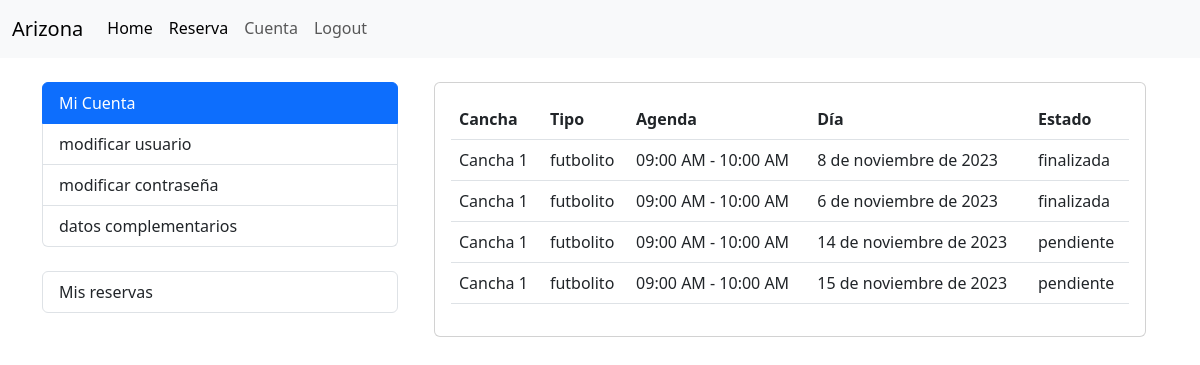
Page /cliente/reservas_user/ (signed in) on the earlier database version.
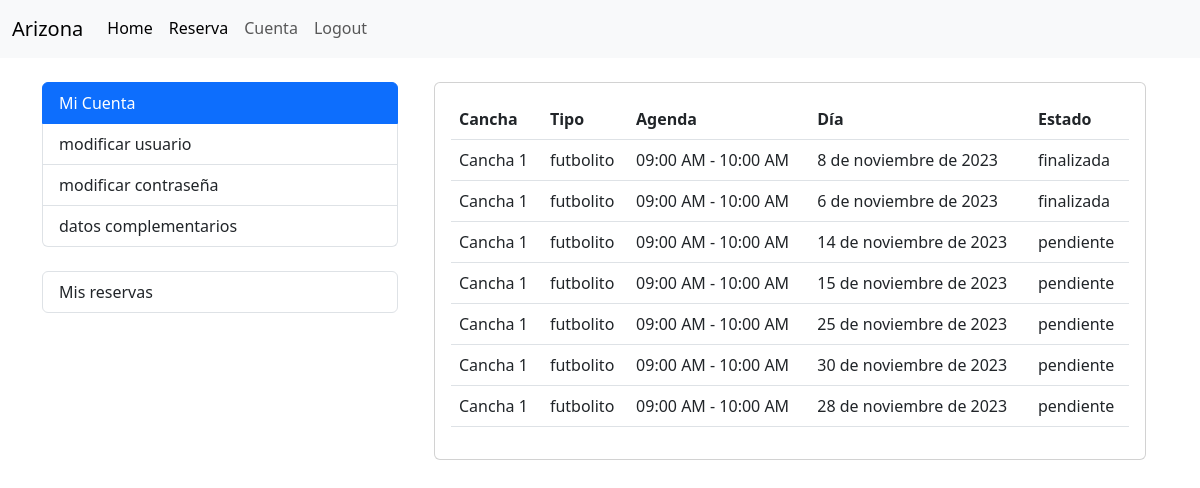
Same page on the later database version.
### cliente/models.py (models this page shows, shortened)
class Reserva(models.Model):
    cliente = models.ForeignKey(Cliente, on_delete=models.CASCADE)
    agenda = models.ForeignKey(Agenda, on_delete=models.CASCADE)
    dia = models.DateField()
    ESTADO_CHOICES = [
        ('disponible', 'Disponible'),
        ('pendiente', 'Pendiente'),
        ('finalizada', 'Finalizada'),
    ]
    estado = models.CharField(max_length=20, choices=ESTADO_CHOICES, default='disponible')
    class Meta:
        unique_together = ('agenda', 'cliente', 'dia')

### servicio/models.py (models this page shows, shortened)
class Agenda(models.Model):
    cancha = models.ForeignKey(Cancha, on_delete=models.CASCADE)
    horario = models.ForeignKey(Horario, on_delete=models.CASCADE)
    disponible = models.BooleanField(default=True)
    class Meta:
        verbose_name = _('Agenda')
        verbose_name_plural = _('Agendas')
        unique_together = ('cancha', 'horario')

class Cancha(models.Model):
    NUMERACION_CHOICES = [
        ('1', 'Cancha 1'),
        ('2', 'Cancha 2'),
        ('3', 'Cancha 3'),
        ('4', 'Cancha 4'),
        ('5', 'Cancha 5'),
        ('6', 'Cancha 6'),
        ('7', 'Cancha 7'),
        ('8', 'Cancha 8'),
    ]
    numeracion = models.CharField(max_length=10, choices=NUMERACION_CHOICES)
    tipo = models.ForeignKey(TipoCancha, on_delete=models.CASCADE, related_name='canchas')
    def __str__(self):
        return f'Cancha {self.numeracion}'
    class Meta:
        verbose_name = _('Cancha')
        verbose_name_plural = _('Canchas')

class TipoCancha(models.Model):
    nombre = models.CharField(max_length=50)
    precio = models.DecimalField(max_digits=8, decimal_places=0)
    descripcion = models.TextField()
    def __str__(self):
        return self.nombre
    class Meta:
        verbose_name = _('Tipo de Cancha')
        verbose_name_plural = _('Tipos de Canchas')

class Horario(models.Model):
    AM = 'AM'
    PM = 'PM'
    MERIDIEM_CHOICES = [
        (AM, 'AM'),
        (PM, 'PM'),
    ]
    hora_inicio = models.TimeField()
    hora_fin = models.TimeField()
    meridiem = models.CharField(max_length=2, choices=MERIDIEM_CHOICES, default=PM)
    def __str__(self):
        return f'{self.hora_inicio.strftime("%I:%M %p")} - {self.hora_fin.strftime("%I:%M %p")}'

### cliente/views.py (the view)
# urls.py: path('reservas_user/', views.listar_reservas_usuario, name='listar_reservas_usuario'),
def listar_reservas_usuario(request):
    try:
        cliente = request.user.cliente
    except Cliente.DoesNotExist:
        messages.warning(request, 'Necesitas crear un Cliente para acceder a esta página')
        return redirect(reverse('cliente:cliente_create'))
    reservas = Reserva.objects.filter(cliente=cliente)
    return render(request, 'reserva/reservas_usuario.html', {'reservas': reservas})

### cliente/templates/reserva/reservas_usuario.html (shortened to what this page needs)
{% extends "accounts/index.html" %}
{% block accounts_container %}
<div class="container">
  <div class="card">
    <div class="card-body">
      {% if reservas %}
      <table class="table reserva-table">
        <thead>
          <tr>
            <th>Cancha</th>
            <th>Tipo</th>
            <th>Agenda</th>
            <th>Día</th>
            <th>Estado</th>
          </tr>
        </thead>
        <tbody>
          {% for reserva in reservas %}
          <tr >
            <td>{{ reserva.agenda.cancha }}</td>
            <td>{{ reserva.agenda.cancha.tipo }}</td>
            <td>{{ reserva.agenda.horario }}</td>
            <td>{{ reserva.dia }}</td>
            <td>{{ reserva.estado }}</td>
          </tr>
          {% empty %}
          <tr>
            <td colspan="4">No hay servicio disponibles.</td>
          </tr>
          {% endfor %}
        </tbody>
      </table>
      {% else %}
      <p>No hay reservas disponibles.</p>
      {% endif %}
    </div>
  </div>
</div>
{% endblock %}

Differences in the rows shown:
added Reserva: agenda.cancha "Cancha 1", agenda.cancha.tipo "futbolito", agenda.horario "09:00 AM - 10:00 AM", dia "25 de noviembre de 2023", estado "pendiente"
added Reserva: agenda.cancha "Cancha 1", agenda.cancha.tipo "futbolito", agenda.horario "09:00 AM - 10:00 AM", dia "30 de noviembre de 2023", estado "pendiente"
added Reserva: agenda.cancha "Cancha 1", agenda.cancha.tipo "futbolito", agenda.horario "09:00 AM - 10:00 AM", dia "28 de noviembre de 2023", estado "pendiente"
